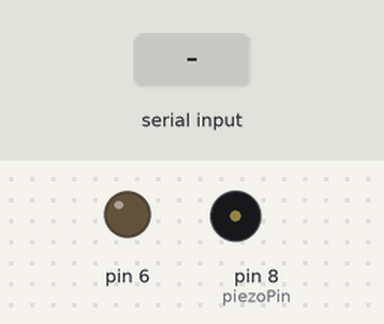
This sketch was run on a simulated Arduino Uno, built with avr-gcc and run on an emulated ATmega328P. Parts: output pins drawn as LEDs (lit = HIGH), buzzer (waves = sounding). Inputs (shaded band) come from the test bench. What the sketch prints to the serial monitor is not drawn.

Above: at 1.2 s.
1.3 s: "1" received over Serial
At 1.7 s:
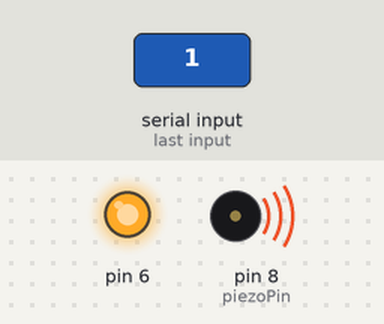
2.8 s: "2" received over Serial
At 3.6 s:
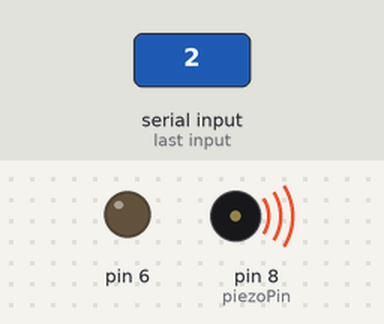
Timing chart, 0 to 5.8 s (numbered marks = the images above; inputs shaded):
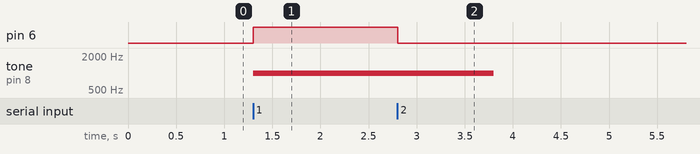

The sketch:

Bluetooth_receiver.ino
```cpp
#include <SoftwareSerial.h>
#define piezoPin 8

SoftwareSerial BTSerial(2,3);

char incoming;

void setup()
{
    Serial.begin(38400);
    //BTSerial.begin(38400);
    pinMode(6, OUTPUT);
}

void loop()
{
   if (Serial.available()>0)
   {
       incoming=Serial.read();
   }

    if (incoming == '1')
    {
        String p1 ="-->";
        Serial.println(p1 + incoming);
        tone(piezoPin, 1000,1000);
        digitalWrite(6, HIGH);
    }

    if (incoming == '2')
    {
        String p1 ="-->";
        Serial.println(p1 + incoming);
        digitalWrite(6,LOW);
    }
}
```

Measured:
- after the input at 1.3 s, pin 6: LOW → HIGH at once; tone on pin 8 (piezoPin): silent → 1000 Hz at once
- after the input at 2.8 s, pin 6: HIGH → LOW at once; tone on pin 8 (piezoPin): 1000 Hz → silent after 1.0 s
